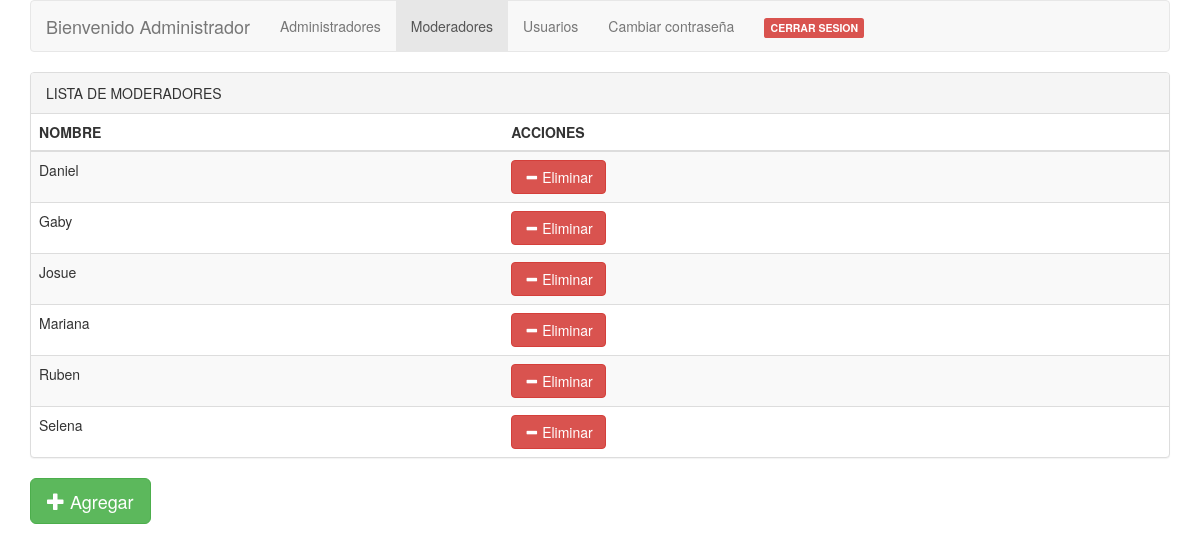
The app's page /moderadores.php with its own data.
### tables this page shows
CREATE TABLE `usuarios` (
  `nombre` varchar(30) NOT NULL,
  `password` varchar(30) NOT NULL,
  `tipo` varchar(30) NOT NULL
);

### moderadores.php (the view, shortened to what this page needs)
<!DOCTYPE html>
<html lang="en">
<head>
	<link href="css/bootstrap.min.css" rel="stylesheet">
</head>
<body>
   <div class="container">
	<nav class="navbar navbar-default">
		<div class="container-fluid">
			<div class="navbar-header">
				<a href="frmadmin.php" class="navbar-brand">Bienvenido Administrador
				</a>
			</div>
			<div class="collapse navbar-collapse" id="miMenu">
				<ul class="nav navbar-nav">
					<li><a href="administradores.php">Administradores</a></li>
					<li class="active"><a href="moderadores.php">Moderadores</a></li>
					<li><a href="usuarios.php">Usuarios</a></li>
					<li><a onclick="cambiar();" href="#">Cambiar contraseña</a></li>
					<li><a href="php/cerrarsesion.php"><span class="label label-danger">CERRAR SESION </span></a></li>
				</ul>
			</div>
		</div>
	</nav>
</div>
<div class="container">
<div class="panel panel-default">
    <div class="panel-heading">LISTA DE MODERADORES</div>
	<div class="table-responsive">
		<table class="table table-striped table-hover">
			<thead>
				<tr>
					<th>NOMBRE</th>
					<th>ACCIONES</th>
				</tr>
			</thead>
			<tbody>
				<?php
				     require('php/conexion.php');
				     $result=mysqli_query($conexion,'SELECT nombre FROM usuarios where tipo="moderador"');
				     while ($usuarios=mysqli_fetch_array($result)){
						 $id=$usuarios['nombre'];
						 echo "<td id='nombre:$id' class='cam_editable'>".$usuarios['nombre']."</td>";
						 echo"<td id='$id' button='true'><button type='button' class='btn btn-danger'><span class='glyphicon glyphicon-minus'></span> Eliminar</button></td>";
					 }
				?>
			</tbody>
		</table>
	</div>
	</div>
	<button type="button" onclick="ventananuevo();" class="btn btn-success btn-lg" >
          <span class="glyphicon glyphicon-plus" aria-hidden="true"></span> Agregar
    </button>
	</div>
</body>

### records on screen
usuarios: nombre "Daniel"
usuarios: nombre "Gaby"
usuarios: nombre "Josue"
usuarios: nombre "Mariana"
usuarios: nombre "Ruben"
usuarios: nombre "Selena"
